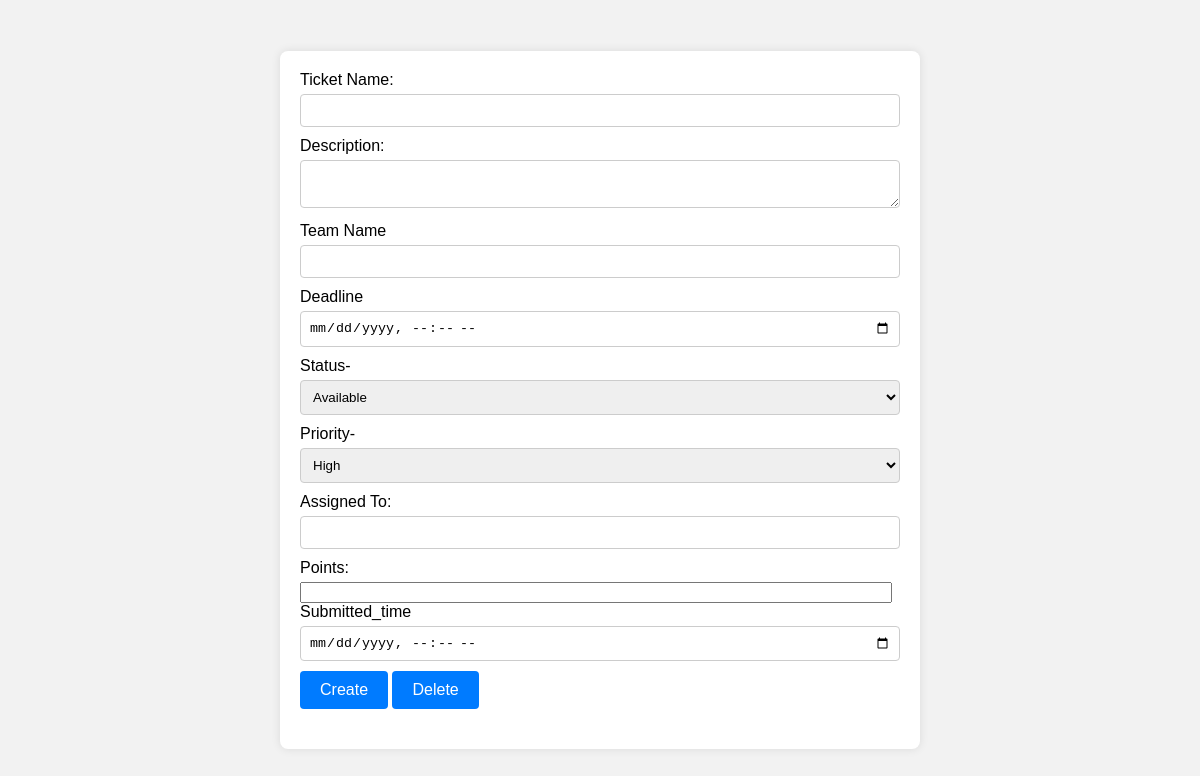
Before: /api/ticket (signed in) with the older database file.
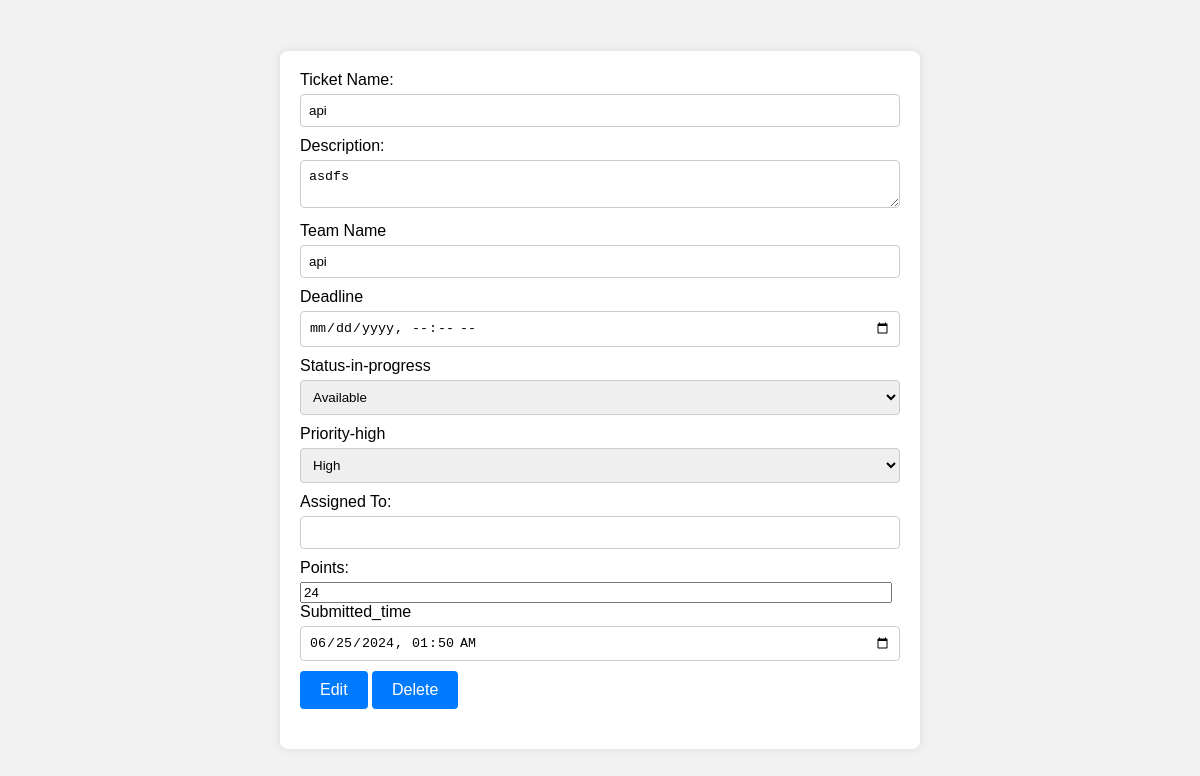
After: the same page with the newer database file.
### tables this page shows
CREATE TABLE kdTickets (                                 tname TEXT,                                 description TEXT,                                 team TEXT,                                 deadline TEXT,                                 status TEXT,                                 priority TEXT,                                 assigned_for TEXT,                                 points TEXT,                                submitted_time TEXT                             );

### flaskr/home.py (the view)
@bp.route('/<tname>/ticket',methods=["GET","POST"])
def render(tname):
    if request.method == "POST":
        return jsonify(success=True)
    db = get_db()
    t = session["cname"] + "Tickets"
    existing_ticket = db.execute(
        f'SELECT * FROM {t} WHERE tname = ?' , (tname,)
    ).fetchone()
    print(existing_ticket)
    return render_template('ticket.html',ticket=existing_ticket,position=session["position"])

### flaskr/auth.py (called while the page is built)
@bp.before_app_request
def load_logged_in_user():
    mem = session.get('mname')
    club = session.get('cname')
    if mem is None or club is None:
        g.member = None
    else:
        g.member = get_db().execute(
            'SELECT * FROM belongsTo WHERE club_name = ? AND mem_name = ?', (club, mem)
        ).fetchone()

### flaskr/db.py (called while the page is built)
def get_db():
    if 'db' not in g:
        g.db = sqlite3.connect(
            current_app.config['DATABASE'],
            detect_types=sqlite3.PARSE_DECLTYPES
        )
        g.db.row_factory = sqlite3.Row
    return g.db

### flaskr/templates/ticket.html (shortened to what this page needs)
<!DOCTYPE html>
<html lang="en">
<head>
    <link rel="stylesheet" type="text/css" href="{{ url_for('static', filename='ticket.css') }}">
</head>
<body>
<main class="flex-container">
    <div class="main-content">
    <form id ="ticketForm"  method="POST">
        <label for="tname">Ticket Name:</label>
        <input type="text" id="tname" name="tname" value="{{ ticket.tname  if ticket else '' }}" required>
        <label for="description">Description:</label>
        <textarea id="description" name="description" rows>{{ ticket.description if ticket else "" }}</textarea>
        <label for="team">Team Name</label>
        <input type="text" id="team" name="team" value="{{ ticket.team if ticket else '' }}">
        <label for="deadline">Deadline</label>
        <input type="datetime-local" id="deadline" name="deadline" value="{{ ticket.team if ticket else '' }}">
        <label for="status">Status-{{ ticket.status if ticket else '' }}</label>
        <select id="status" name="status">
            <option value="available">Available</option>
        </select>
        <label for="priority">Priority-{{ ticket.priority }}</label>
        <select id="priority" name="priority">
            <option value="high">High</option>
        </select>
        <label for="assigned_for">Assigned To:</label>
        <input type="text" id="assigned_for" name="assigned_for" value="{{ ticket.assigned_for }}">
        <label for="points">Points:</label>
        <input type="number" id="points" name="points" value="{{ ticket.points if ticket else '' }}">
        <label for="submitted_time">Submitted_time</label>
        <input type="datetime-local" id="submitted_time" name="submitted_time" value="{{ ticket.submitted_time if ticket else '' }}"><br>
        {% if position in ['president' , 'creater'] %}
                <button type="button" onclick="crud_ticket()">{{ 'Create' if not ticket else 'Edit' }}</button>
                <button type="button" onclick="del_ticket()">Delete</button>
        {% endif %}
    </form>
    </div>
</main>
</body>
</html>

### flaskr/static/ticket.css (style rules this page uses)
#ticketForm { margin-bottom: 20px; }
label { display: block; margin-bottom: 5px; }
input[type="text"], input[type="datetime-local"], textarea, select { width: 100%; padding: 8px; margin-bottom: 10px; border: 1px solid #ccc; border-radius: 4px; box-sizing: border-box; }
input[type="number"] { width: calc(100% - 16px); }
button { padding: 10px 20px; background-color: #007bff; color: #fff; border: none; border-radius: 4px; cursor: pointer; font-size: 16px; }
.flex-container { display: flex; justify-content: center; align-items: center; height: 100vh; }
.main-content { max-width: 600px; width: 100%; padding: 20px; background-color: #fff; border-radius: 8px; box-shadow: 0 0 10px rgba(0, 0, 0, 0.1); }

### flaskr/templates/ticket.html (style rules this page uses)
body { font-family: Arial, sans-serif; margin: 0; padding: 0; background-color: #f2f2f2; }

Changed rows visible on the page:
added kdTickets: tname "api", description "asdfs", team "api", status "in-progress", priority "high", points "24", submitted_time "06/25/2024 01:50"
Other visible differences:
{{ 'Create' if not ticket else 'Edit' }}: "Create" → "Edit"
